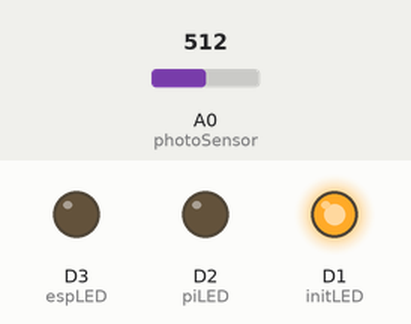
A sketch run on a simulated ESP8266 (NodeMCU). On the bench: output pins drawn as LEDs (lit = HIGH). The inputs (shaded band) are chosen by the test bench; at power-on: A0 (photoSensor) = 512. WiFi joins after 1.5 s; servers stay silent unless stated; what the sketch prints to the serial monitor is not drawn.

Above: at 1.9 s.
At 3.4 s:
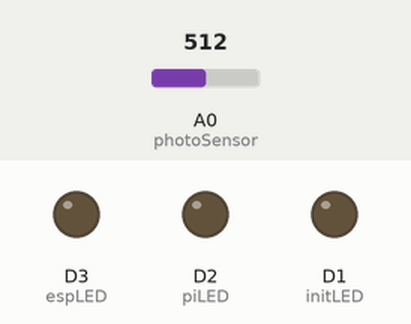
Timing chart, 0 to 4.9 s (numbered marks = the images above):
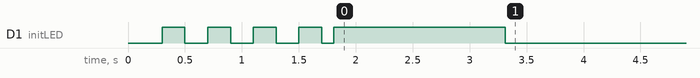

The sketch:

hw2.ino
```cpp
#include <Arduino.h>
#include "program_defines.h"
#include <ESP8266WiFi.h>
extern "C" {
#include "user_interface.h"
}
#include "ESP8266TimerInterrupt.h"
#include "ESP8266_ISR_Timer.h"
#include "string.h"
#include <ArduinoJson.h>

#define LED_TOGGLE_INTERVAL_MS        2000L


bool connectToServer(void);

typedef enum {
  BLINKY_MODE_UNDEF = 0,
  BLINKY_MODE_COUNTED,
  BLINKY_MODE_INFINITY,
} enu_blinkTimerMode;


const int capacity = JSON_OBJECT_SIZE(3);

WiFiClient client;
ESP8266Timer ITimer;
ESP8266_ISR_Timer ISR_Timer;
volatile uint32_t blinkyTimerId;
volatile uint32_t dataTimerId;
volatile uint32_t blinkCount = 0;
volatile enu_blinkTimerMode blinkMode = BLINKY_MODE_UNDEF;
volatile bool bRetryConn = false;
volatile bool bSendData = false;

volatile uint32_t startMillis = 0;
volatile uint32_t connectMillis = 0;

void IRAM_ATTR TimerHandler()
{
#if USING_ESP32_S2_TIMER_INTERRUPT
  /////////////////////////////////////////////////////////
  // Always call this for ESP32-S2 before processing ISR
  TIMER_ISR_START(timerNo);
  /////////////////////////////////////////////////////////
#endif

  ISR_Timer.run();

#if USING_ESP32_S2_TIMER_INTERRUPT
  /////////////////////////////////////////////////////////
  // Always call this for ESP32-S2 after processing ISR
  TIMER_ISR_END(timerNo);
  /////////////////////////////////////////////////////////
#endif
}

void startBlinkyTimer(enu_blinkTimerMode mode, uint32_t count)
{
  blinkMode = mode;
  blinkCount = count;
  ISR_Timer.enable(blinkyTimerId);
}

void stopBlinkyTimer(void) {
  blinkMode = BLINKY_MODE_INFINITY;
  blinkCount = 0;
  ISR_Timer.disable(blinkyTimerId);
}

void setupWiFi(void) {

  WiFi.begin(ssid, pswd);

  startBlinkyTimer(BLINKY_MODE_INFINITY, 0);

  Serial.print("Connecting to WiFi");
  while (WiFi.status() != WL_CONNECTED)
  {
    delay(500);
    Serial.print(".");
  }
  Serial.println();

  Serial.print("Connected, IP address: ");
  Serial.println(WiFi.localIP());
}


void IRAM_ATTR blinkLedCb(void) {
  static int32_t count = 0;

  switch ( blinkMode ) {
    case BLINKY_MODE_COUNTED:
      {
        count++;
        if ((blinkCount - count) >= 0) {
          digitalWrite(initLED, !digitalRead(initLED));
        }
        else {
          // Turn off LED
          digitalWrite(initLED, LOW);
          // reset the counters
          count = 0;
          blinkCount = 0;
          //stop timer
          ISR_Timer.disable(blinkyTimerId);
        }
        break;
      }

    case BLINKY_MODE_INFINITY:
      {
        digitalWrite(initLED, !digitalRead(initLED));
        break;
      }

    default:
      Serial.printf("Error in starting the timer\n");
      //stop timer
      ISR_Timer.disable(blinkyTimerId);
  }
}

void initTimers(void) {
  // Interval in microsecs
  if (ITimer.attachInterruptInterval(HW_TIMER_INTERVAL_US, TimerHandler))
  {
    startMillis = millis();
    Serial.print(F("Starting ITimer OK, millis() = ")); Serial.println(startMillis);
  }
  else
    Serial.println(F("Can't set ITimer. Select another freq. or timer"));


  blinkyTimerId = ISR_Timer.setInterval(200, blinkLedCb);
  ISR_Timer.disable(blinkyTimerId);
}


void tryConnectionCb() {
  bRetryConn = true;
}

void dataTimerCb(void)
{
  //Serial.printf("dataTimerCb\n");
  bSendData = true;
}

unsigned int readSensor() {
  int sensorVal = 0;

#ifdef MOCK_SENSOR
  sensorVal = random(200);
#else
  sensorVal = analogRead(photoSensor);
#endif

  Serial.printf("New Sensor Value = %d\n", sensorVal);
  return sensorVal;
}

bool connectToServer(void) {
  Serial.printf("Connection status: %d\n", client.connected());
  Serial.printf("Connecting to (%s):%d\n", hostIP, hostTcpPort);

  if (0 == client.connected()) {
    if (!client.connect(hostIP, hostTcpPort)) {
      Serial.printf("Connection failed, Wait for 5 sec then connect again\n");
      ISR_Timer.setTimeout(5000, tryConnectionCb);
      startBlinkyTimer(BLINKY_MODE_INFINITY, 0);
      return false;
    }
    else {
      Serial.printf("Connected to Server {local port: %d}\n", client.localPort());
      //stop the timer
      stopBlinkyTimer();
      digitalWrite(initLED, HIGH);
      dataTimerId = ISR_Timer.setInterval(dataTimerInt, dataTimerCb);
      connectMillis = millis();
      return true;
    }
  }
}


void sendDataToServer() {
  if ( client.connected() ) {
    // Construct the sensor data as a JSON object
    StaticJsonDocument<capacity> doc;

    doc["ESP_Val"] = readSensor();


    //Serial.println("JSON Output:");
    //Print over serial
    //serializeJsonPretty(doc, Serial);
    //Serial.println();

    // send data over tcp
    serializeJsonPretty(doc, client);

    //String str = "{\r\n  \"ESP_Val\": 151\r\n}";
    //client.println(str);

  }
  else {
    //Serial.println("TCP disconencted!!!, wait 5 sec then conn");
    Serial.println("Server disconnected!!");
    connectMillis = 0;
    ISR_Timer.disable(dataTimerId);
    digitalWrite(initLED, LOW);
    digitalWrite(piLED, LOW);
    digitalWrite(espLED, LOW);
    /*ISR_Timer.setTimeout(5000, tryConnectionCb);
    startBlinkyTimer(BLINKY_MODE_INFINITY, 0);*/
  }
}

void handleRxData(String msg){
  StaticJsonDocument<capacity> doc;

  DeserializationError error = deserializeJson(doc, msg);

    // Test if parsing succeeds.
  if (error) {
    Serial.print(F("deserializeJson() failed: "));
    Serial.println(error.f_str());
    return;
  }
   // Fetch values.
  int ESP_LED = doc["ESP_LED"];
  int Pi_LED = doc["Pi_LED"];

  //Serial.println("Received LEDs; ESP LED: " + String(ESP_LED) + " ; Pi LED: " + String(Pi_LED) + "\n");

  //Apply LED pattern
  digitalWrite(piLED, Pi_LED == 1? HIGH:LOW );
  digitalWrite(espLED, ESP_LED == 1? HIGH:LOW );
}

void setup() {
  // put your setup code here, to run once:
  Serial.begin(115200);
  //Serial1.begin(115200); // Serial1 can TX only on pin D4

  while (!Serial);
  delay(100);

  Serial.printf("SDK version: %s \n", system_get_sdk_version());

  // Setup pins
  // Setup LED pins
  pinMode(initLED, OUTPUT);
  digitalWrite(initLED, LOW);

  pinMode(piLED, OUTPUT);
  digitalWrite(piLED, LOW);

  pinMode(espLED, OUTPUT);
  digitalWrite(espLED, LOW);

  initTimers();

  client.setNoDelay(true);

  Serial.println("Initialization Complete\n");

  setupWiFi();

  connectToServer();
}

void loop() {
  // put your main code here, to run repeatedly:
  if (bRetryConn)
  {
    bRetryConn = false;
    connectToServer();
  }

  if (bSendData)
  {
    bSendData = false;
    sendDataToServer();
  }

  // from the server, read them and print them:
  if (client.available()) {

    Serial.printf("Available data from server = %d bytes\n", client.available());
    String incomingData;

    while (client.available()) {
     // char c = client.read();
      incomingData += (char) client.read();

    }
    Serial.println("Received Msg: " + incomingData + "\n");

    handleRxData( incomingData );

  }

  // check the total connection time
  if ( client.connected() && (connectMillis > 0)) {
    // check the total connection time to initiate disconnection
    if( (millis() - connectMillis) >= disconnectTimeoutMS) {
      Serial.printf("Disconnection timeout after %d mins, disconnecting...\n", (disconnectTimeoutMS/1000/60));
      connectMillis = 0;
      //turn off all LEDs
      digitalWrite(initLED, LOW);
      digitalWrite(piLED, LOW);
      digitalWrite(espLED, LOW);
      client.stop();
    }
  }

}
```

program_defines.h
```cpp
#ifndef __PROG_DEFINES__
#define __PROG_DEFINES__


const uint8_t redLED = D1;
const uint8_t greenLED = D2;
const uint8_t blueLED = D3;
const uint8_t photoSensor = A0;                 // Photo Sensor has to be connected to analog pin
const uint8_t pushBtn = D6;

const uint8_t initLED = redLED;
const uint8_t espLED = blueLED;
const uint8_t piLED = greenLED;

static const uint32_t readingIntMS = 200;           // Sensor reading interval (milliseconds)
static const uint32_t calibrationIntMS = 3000;       // time needed for calibration
static const uint32_t dataTimerInt = 250;
static const uint32_t blinkingTimerMS = 2000;
static const uint32_t blinkingWindowMS = 250;
static const uint32_t disconnectTimeoutMS = 2 * 60 * 1000;


static const uint8_t lightDebounce = 30;

#define switched                            true // value if the button switch has been pressed
#define triggered                           true // controls interrupt handler
#define interrupt_trigger_type            RISING // interrupt triggered on a RISING input
#define debounce                              10 // time to wait in milli secs


const char* ssid = "Ahmed Google";
const char* pswd = "P@ssw0rd01062602900";

//const char* hostIP = "192.168.86.122";

// Pi Address
const char* hostIP = "192.168.86.25";
const uint16_t hostTcpPort = 10000;

#define HW_TIMER_INTERVAL_US      10000L

//#define MOCK_SENSOR

#endif
```

Measured:
- by itself, D1 (initLED): goes 3 × (LOW 0.20 s, HIGH 0.20 s), LOW 0.11 s, HIGH 1.5 s, then LOW
